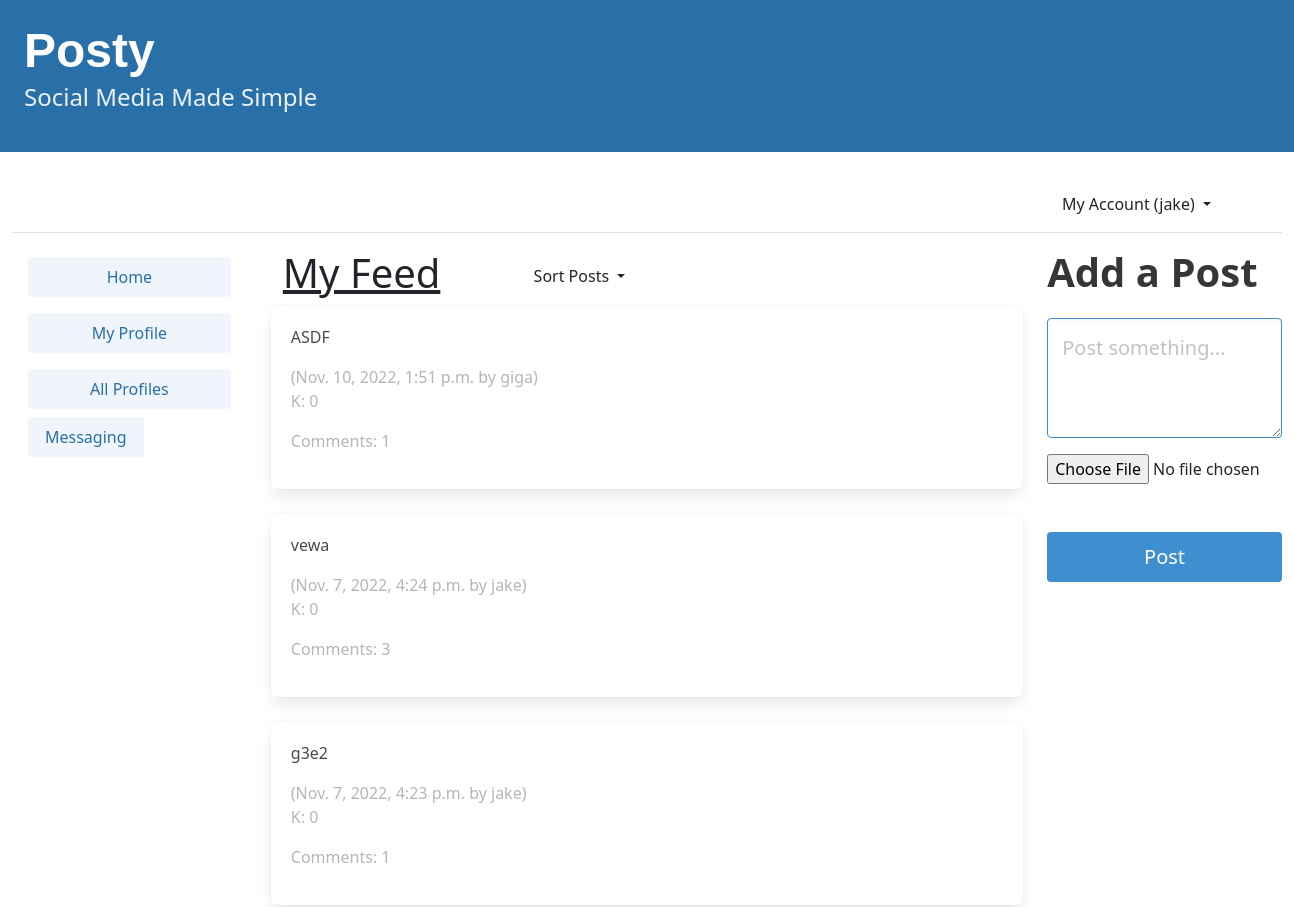
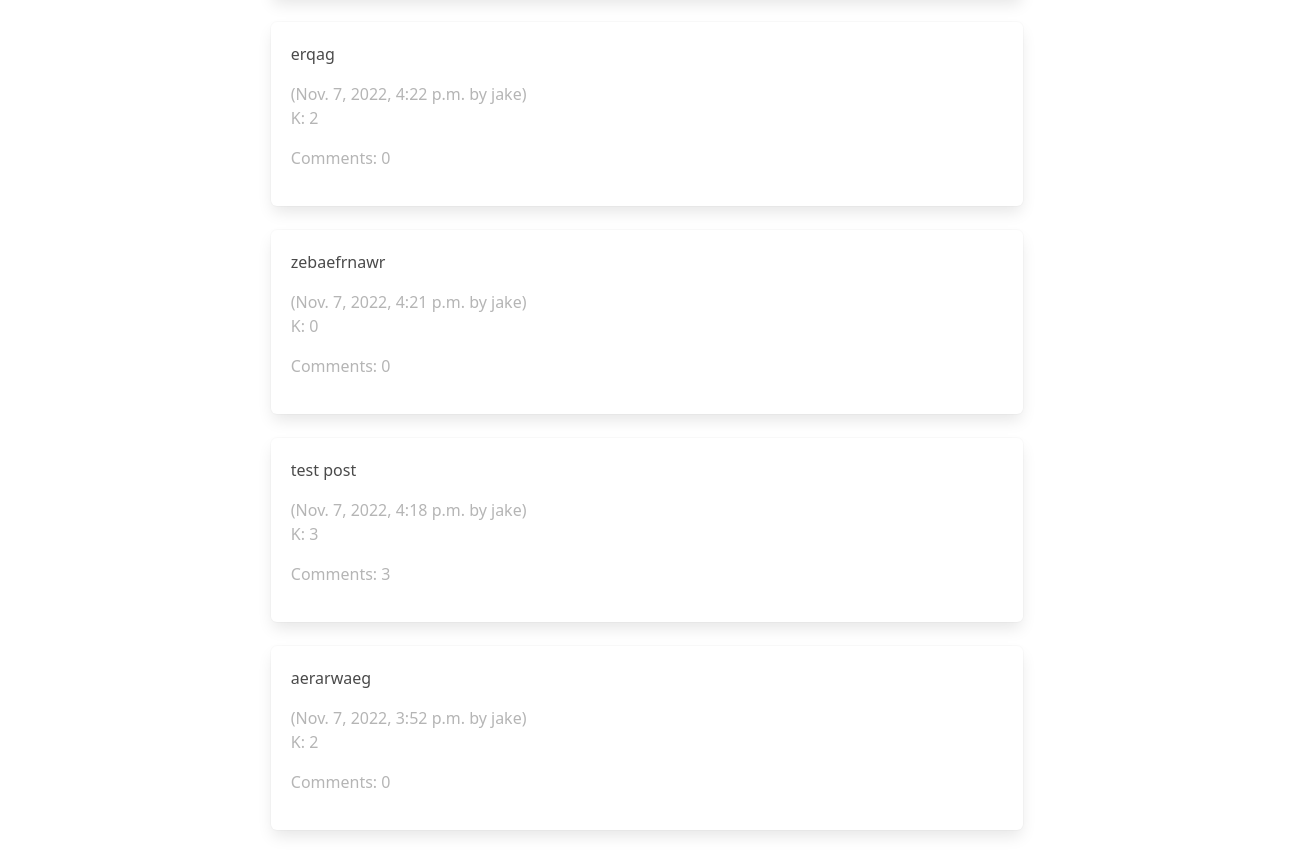
Before: / (signed in) with the older database file (2 pictures, top to bottom).
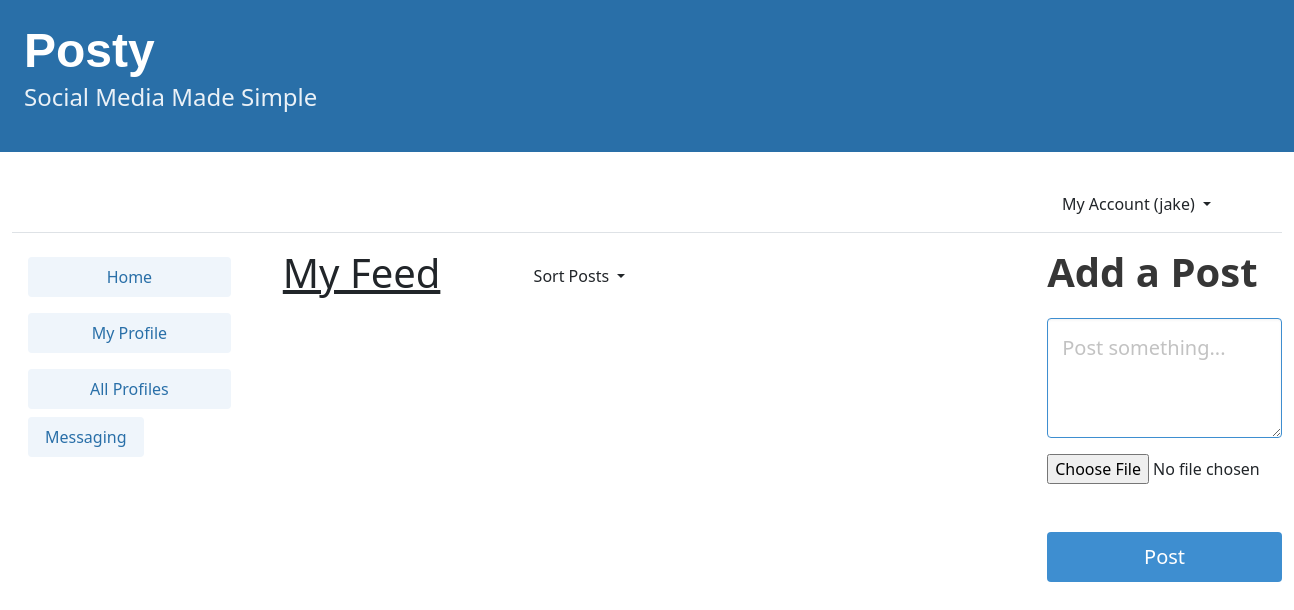
After: the same page with the newer database file.
### posty/models.py (models this page shows, shortened)
class Post(models.Model):
    user = models.ForeignKey(User, related_name="posts", on_delete=models.DO_NOTHING)
    body = models.CharField(max_length=255)
    image = models.ImageField(
        default="onebyone.png", upload_to="images/", blank=True, null=True
    )
    created_at = models.DateTimeField(auto_now_add=True)
    post_karma = models.IntegerField(default=0, blank=True, null=True)
    comment_count = models.IntegerField(default=0, blank=True, null=True)

### accounts/models.py (models this page shows)
class User(AbstractUser):
    user_karma = models.IntegerField(default=0, blank=True, null=True)
    profile_picture = models.ImageField(
        default="default_pfp.jpg", upload_to="images/", blank=True, null=True
    )
    class Meta:
        db_table = "auth_user"

### posty/views.py (the view, shortened to what this page needs)
# urls.py: path("", dashboard, name="dashboard"),
@login_required
def dashboard(request):
    form = PostForm(request.POST, request.FILES)
    sorting = request.GET.get("sort")
    ordering = {
        "date_sort": "-created_at",
        "karma_sort": "-post_karma",
        "comment_sort": "-comment_count",
        None: "-created_at",
    }
    followed_posts = Post.objects.filter(
        user__profile__in=request.user.profile.follows.all()
    ).order_by(ordering[sorting])
    return render(
        request,
        "posty/dashboard.html",
        {"form": form, "posts": followed_posts, "comment": Comment},
    )

### posty/forms.py
class PostForm(forms.ModelForm):
    body = forms.CharField(
        required=True,
        widget=forms.widgets.Textarea(
            attrs={
                "placeholder": "Post something...",
                "class": "textarea is-info is-medium",
                "id": "post-body",
                "maxlength": "255",
                "minlength": "1",
                "rows": "3",
            },
        ),
        label="",
        error_messages={"required": ""},
    )
    image = forms.ImageField(
        required=False,
        widget=forms.widgets.FileInput(
            attrs={
                "class": "is-info",
                "id": "post-image",
                "accept": "image/*",
            }
        ),
        label="",
    )
    class Meta:
        model = Post
        exclude = (
            "user",
            "post_karma",
            "comment_count",
        )

### templates/posty/dashboard.html (shortened to what this page needs)
{% extends 'base.html' %}
{% block content %}
    {% load static %}
    <div class="column is-three-fifths">
        <div class="container">
            <div class="row">
                <div class="col-sm-4">
                    <h1>
                        <u>My Feed</u>
                    </h1>
                </div>
                <div class="col-sm-4" style="margin-top:2%;">
                    <div class="dropdown text-end">
                        <a href="#"
                           class="d-block link-dark text-decoration-none dropdown-toggle"
                           id="dropdownUser1"
                           data-bs-toggle="dropdown"
                           aria-expanded="false">
                            Sort Posts
                        </a>
                    </div>
                </div>
            </div>
        </div>
        {% for post in posts.all %}
            <a class="post" href="{% url 'posty:post_detail' post.pk %}">
                <div class="box">
                    <p>{{ post.body|truncatechars:80 }}</p>
                    <span class="is-small has-text-grey-light">
                        ({{ post.created_at }} by {{ post.user.username }})
                        <br>
                        <p class="post_karma">K: {{ post.post_karma }}</p>
                        <p class="post_comments">Comments: {{ post.comment_count }}</p>
                    </span>
                </div>
            </a>
            <br>
        {% endfor %}
    </div>
    <div class="column is-one-fifth" id="right_column">
        <div class="block" id="post_block">
            <div class="block">
                <h2 class="title is-2">
                    Add a Post
            </div>
            <div class="block">
                <form method="post" enctype="multipart/form-data">
                    {{ form.as_p }}
                    <button class="button is-success is-fullwidth is-medium mt-5 has-background-info"
                            type="submit">Post</button>
                </form>
            </div>
        </div>
    </div>
{% endblock content %}

Changed rows visible on the page:
removed Post: body "ASDF", created_at "Nov. 10, 2022, 1:51 p.m.", user.username "giga", post_karma "0", comment_count "1"
removed Post: body "vewa", created_at "Nov. 7, 2022, 4:24 p.m.", user.username "jake", post_karma "0", comment_count "3"
removed Post: body "g3e2", created_at "Nov. 7, 2022, 4:23 p.m.", user.username "jake", post_karma "0", comment_count "1"
removed Post: body "erqag", created_at "Nov. 7, 2022, 4:22 p.m.", user.username "jake", post_karma "2", comment_count "0"
removed Post: body "zebaefrnawr", created_at "Nov. 7, 2022, 4:21 p.m.", user.username "jake", post_karma "0", comment_count "0"
removed Post: body "test post", created_at "Nov. 7, 2022, 4:18 p.m.", user.username "jake", post_karma "3", comment_count "3"
removed Post: body "aerarwaeg", created_at "Nov. 7, 2022, 3:52 p.m.", user.username "jake", post_karma "2", comment_count "0"
